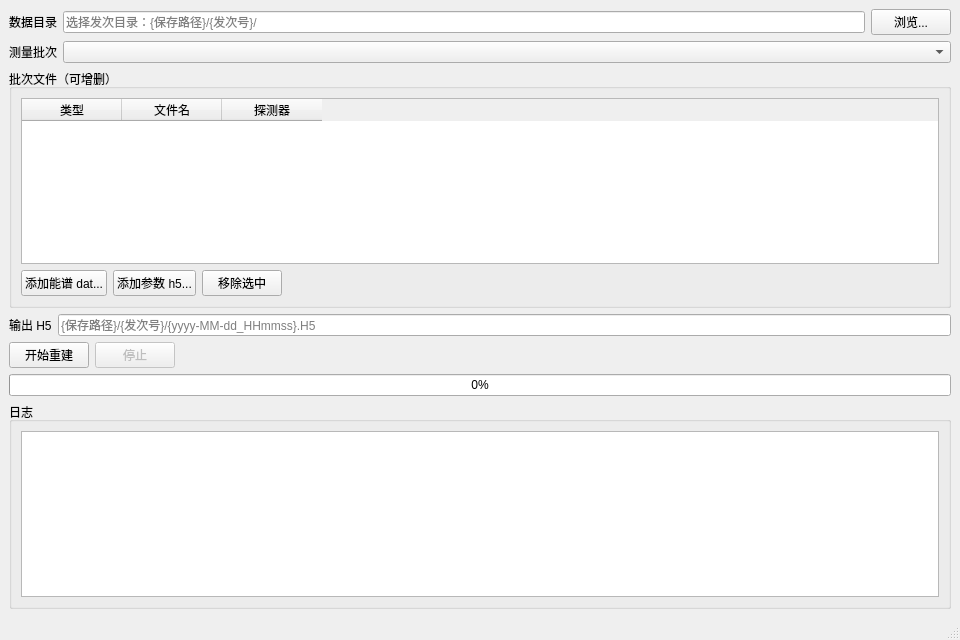
<?xml version="1.0" encoding="UTF-8"?>
<ui version="4.0">
 <class>SpectrumH5RebuildWindow</class>
 <widget class="QMainWindow" name="SpectrumH5RebuildWindow">
  <property name="geometry">
   <rect>
    <x>0</x>
    <y>0</y>
    <width>960</width>
    <height>640</height>
   </rect>
  </property>
  <property name="windowTitle">
   <string>HXR分时能谱软件离线数据分析-能谱H5重建</string>
  </property>
  <widget class="QWidget" name="centralwidget">
   <layout class="QVBoxLayout" name="verticalLayout">
    <item>
     <layout class="QHBoxLayout" name="horizontalLayout_dir">
      <item>
       <widget class="QLabel" name="label_dir">
        <property name="text">
         <string>数据目录</string>
        </property>
       </widget>
      </item>
      <item>
       <widget class="QLineEdit" name="lineEdit_shotDir">
        <property name="readOnly">
         <bool>true</bool>
        </property>
        <property name="placeholderText">
         <string>选择发次目录：{保存路径}/{发次号}/</string>
        </property>
       </widget>
      </item>
      <item>
       <widget class="QPushButton" name="bt_browseDir">
        <property name="text">
         <string>浏览...</string>
        </property>
       </widget>
      </item>
     </layout>
    </item>
    <item>
     <layout class="QHBoxLayout" name="horizontalLayout_batch">
      <item>
       <widget class="QLabel" name="label_batch">
        <property name="text">
         <string>测量批次</string>
        </property>
       </widget>
      </item>
      <item>
       <widget class="QComboBox" name="comboBox_batch">
        <property name="sizePolicy">
         <sizepolicy hsizetype="Expanding" vsizetype="Fixed">
          <horstretch>0</horstretch>
          <verstretch>0</verstretch>
         </sizepolicy>
        </property>
       </widget>
      </item>
     </layout>
    </item>
    <item>
     <widget class="QGroupBox" name="groupBox_files">
      <property name="title">
       <string>批次文件（可增删）</string>
      </property>
      <layout class="QVBoxLayout" name="verticalLayout_files">
       <item>
        <widget class="QTableWidget" name="tableWidget_files">
         <property name="editTriggers">
          <set>QAbstractItemView::NoEditTriggers</set>
         </property>
         <property name="selectionMode">
          <enum>QAbstractItemView::SingleSelection</enum>
         </property>
         <property name="selectionBehavior">
          <enum>QAbstractItemView::SelectRows</enum>
         </property>
         <column>
          <property name="text">
           <string>类型</string>
          </property>
         </column>
         <column>
          <property name="text">
           <string>文件名</string>
          </property>
         </column>
         <column>
          <property name="text">
           <string>探测器</string>
          </property>
         </column>
        </widget>
       </item>
       <item>
        <layout class="QHBoxLayout" name="horizontalLayout_fileActions">
         <item>
          <widget class="QPushButton" name="bt_addDat">
           <property name="text">
            <string>添加能谱 dat...</string>
           </property>
          </widget>
         </item>
         <item>
          <widget class="QPushButton" name="bt_addParam">
           <property name="text">
            <string>添加参数 h5...</string>
           </property>
          </widget>
         </item>
         <item>
          <widget class="QPushButton" name="bt_removeFile">
           <property name="text">
            <string>移除选中</string>
           </property>
          </widget>
         </item>
         <item>
          <spacer name="horizontalSpacer_files">
           <property name="orientation">
            <enum>Qt::Horizontal</enum>
           </property>
           <property name="sizeHint" stdset="0">
            <size>
             <width>40</width>
             <height>20</height>
            </size>
           </property>
          </spacer>
         </item>
        </layout>
       </item>
      </layout>
     </widget>
    </item>
    <item>
     <layout class="QHBoxLayout" name="horizontalLayout_output">
      <item>
       <widget class="QLabel" name="label_output">
        <property name="text">
         <string>输出 H5</string>
        </property>
       </widget>
      </item>
      <item>
       <widget class="QLineEdit" name="lineEdit_outputH5">
        <property name="placeholderText">
         <string>{保存路径}/{发次号}/{yyyy-MM-dd_HHmmss}.H5</string>
        </property>
       </widget>
      </item>
     </layout>
    </item>
    <item>
     <layout class="QHBoxLayout" name="horizontalLayout_actions">
      <item>
       <widget class="QPushButton" name="bt_startRebuild">
        <property name="text">
         <string>开始重建</string>
        </property>
       </widget>
      </item>
      <item>
       <widget class="QPushButton" name="bt_stopRebuild">
        <property name="enabled">
         <bool>false</bool>
        </property>
        <property name="text">
         <string>停止</string>
        </property>
       </widget>
      </item>
      <item>
       <spacer name="horizontalSpacer">
        <property name="orientation">
         <enum>Qt::Horizontal</enum>
        </property>
        <property name="sizeHint" stdset="0">
         <size>
          <width>40</width>
          <height>20</height>
         </size>
        </property>
       </spacer>
      </item>
     </layout>
    </item>
    <item>
     <widget class="QProgressBar" name="progressBar">
      <property name="value">
       <number>0</number>
      </property>
     </widget>
    </item>
    <item>
     <widget class="QGroupBox" name="groupBox_log">
      <property name="title">
       <string>日志</string>
      </property>
      <layout class="QVBoxLayout" name="verticalLayout_log">
       <item>
        <widget class="QPlainTextEdit" name="plainTextEdit_log">
         <property name="readOnly">
          <bool>true</bool>
         </property>
        </widget>
       </item>
      </layout>
     </widget>
    </item>
   </layout>
  </widget>
  <widget class="QMenuBar" name="menubar">
   <property name="geometry">
    <rect>
     <x>0</x>
     <y>0</y>
     <width>960</width>
     <height>25</height>
    </rect>
   </property>
   <widget class="QMenu" name="menu_File">
    <property name="title">
     <string>文件(&amp;F)</string>
    </property>
    <addaction name="action_selectDir"/>
    <addaction name="separator"/>
    <addaction name="action_startRebuild"/>
    <addaction name="action_stopRebuild"/>
    <addaction name="separator"/>
    <addaction name="action_exit"/>
   </widget>
  </widget>
  <widget class="QStatusBar" name="statusbar"/>
  <action name="action_selectDir">
   <property name="text">
    <string>选择目录...</string>
   </property>
  </action>
  <action name="action_startRebuild">
   <property name="text">
    <string>开始重建</string>
   </property>
  </action>
  <action name="action_stopRebuild">
   <property name="enabled">
    <bool>false</bool>
   </property>
   <property name="text">
    <string>停止</string>
   </property>
  </action>
  <action name="action_exit">
   <property name="text">
    <string>退出</string>
   </property>
  </action>
 </widget>
 <resources/>
 <connections/>
</ui>
